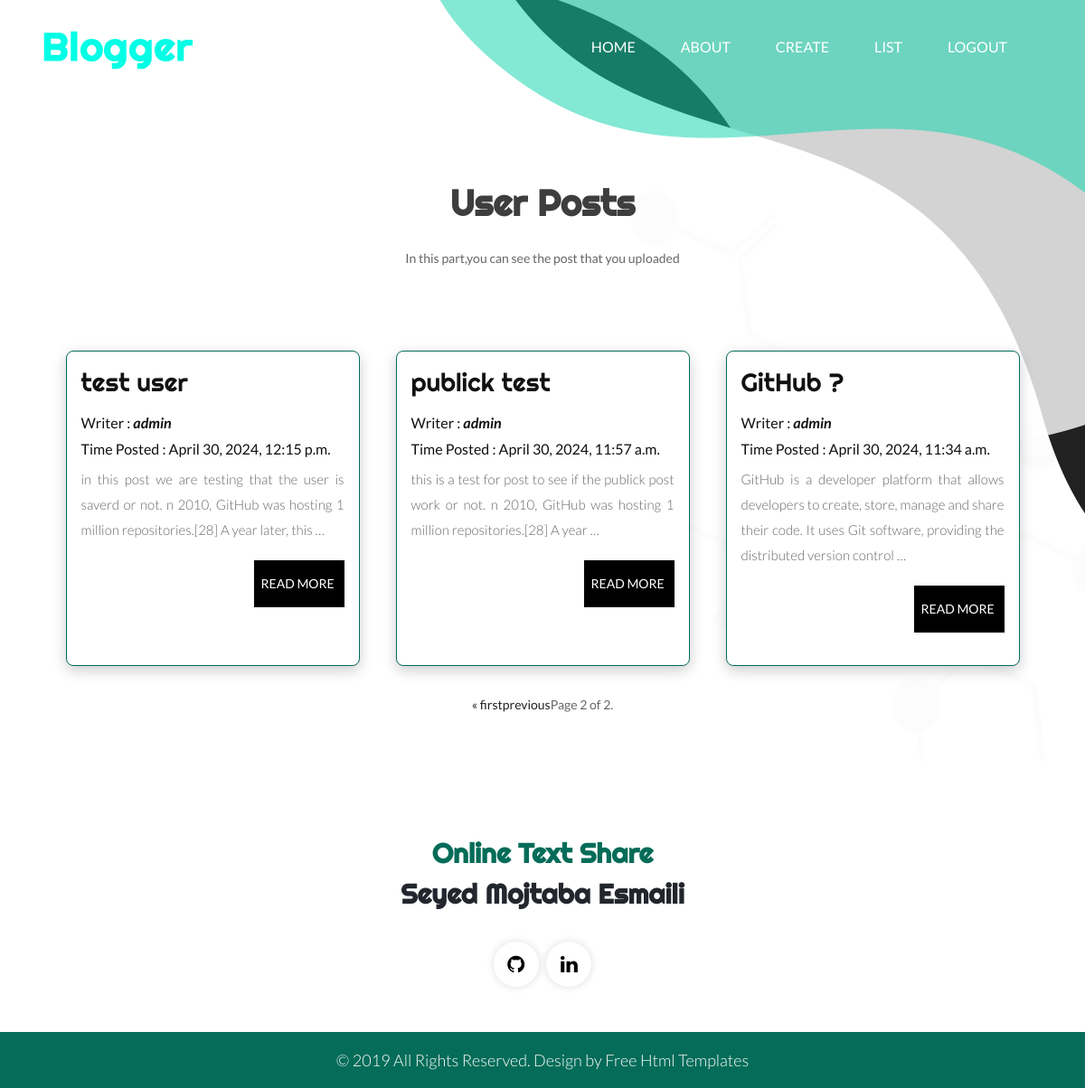
Screenshot of /list_posts/?page=2 (signed in) with the database file from the repository.
### posts/models.py (models this page shows, shortened)
class Post(models.Model):
    title = models.CharField(max_length=100)
    content = models.TextField()
    date_posted = models.DateTimeField(default=timezone.now)
    is_publick = models.BooleanField(default=False)
    user = models.ForeignKey(User,on_delete=models.CASCADE,null=True)
    class Meta:
        ordering = ['-date_posted']

### posts/views.py (the view)
# urls.py: path('list_posts/',UserPostListView.as_view(),name='list_posts'),
class UserPostListView(LoginRequiredMixin,ListView):
    model=Post
    template_name = 'posts/post_list.html'
    context_object_name = 'posts_list'
    paginate_by = 6
    def get_queryset(self):
        if self.request.user.is_staff:           # check if superuser is logedtn, show all posts
            return Post.objects.all()
        return Post.objects.filter(user=self.request.user)         # if regular user,only show the users posts

### posts/templates/posts/post_list.html (shortened to what this page needs)
{% extends "posts/base.html" %}
{% load static %}
{% block content %}
      <div class="blog_main">
         <div class="container">
            <div class="row">
               <div class="col-md-12">
                  <div class="titlepage">
                     <h2>User Posts</h2>
                     <span>In this part,you can see the post that you uploaded</span>
                  </div>
               </div>
            </div>
            <div class='card-container'>
               {% for post in posts_list %}
                     <div class='card'>
                        <div class='card-content'>
                              <h3>{{post.title}}</h3>
                              <h4>Writer : <b><i>{{post.user.username}}</i></b></h4>
                              <h4>Time Posted : {{post.date_posted}}</h4>
                              <p>{{post.content|truncatewords:25}}</p>
                              <a href='/post_detail/{{post.id}}' class='post-btn'>Read More</a>
                        </div>
                     </div>
               {% endfor %}
            </div>
    <div class="pagination">
      {% if page_obj.has_previous %}
          <a href="?page=1">&laquo; first</a>
          <a href="?page={{ page_obj.previous_page_number }}">previous</a>
      {% endif %}
          Page {{ page_obj.number }} of {{ page_obj.paginator.num_pages }}.
</div>
         </div>
      </div>
{% endblock content %}

### posts/static/posts/css/style.css (style rules this page uses)
* { box-sizing: border-box !important; }
html { scroll-behavior: smooth; }
body { color: #666666; font-size: 14px; font-family: 'Lato', sans-serif; line-height: 1.80857; font-weight: normal; }
a { color: #1f1f1f; text-decoration: none !important; outline: none !important; -webkit-transition: all .3s ease-in-out; -moz-transition: all .3s ease-in-out; -ms-transition: all .3s ease-in-out; -o-transition: all .3s ease-in-out; transition: all .3s ease-in-out; }
h1, h2, h3, h4, h5, h6 { letter-spacing: 0; font-weight: normal; position: relative; padding: 0 0 10px 0; font-weight: normal; line-height: normal; color: #111111; margin: 0 }
h2 { font-size: 22px; font-family: 'Righteous', cursive; }
h3 { font-size: 18px; font-family: 'Righteous', cursive; }
h4 { font-size: 16px }
*, *::after, *::before { -webkit-box-sizing: border-box; -moz-box-sizing: border-box; box-sizing: border-box; }
p { margin: 0px; font-weight: 300; font-size: 17px; line-height: 28px; }
a { color: #222222; text-decoration: none; outline: none !important; }
a, .btn { text-decoration: none !important; outline: none !important; -webkit-transition: all .3s ease-in-out; -moz-transition: all .3s ease-in-out; -ms-transition: all .3s ease-in-out; -o-transition: all .3s ease-in-out; transition: all .3s ease-in-out; }
.main-layout { background-repeat: no-repeat; background: url(../images/body_bg.png); }
.titlepage { text-align: center; padding-bottom: 60px; }
.titlepage h2 { font-size: 40px; color: #3e3e3e; line-height: 57px; font-weight: bold; padding: 0; padding-bottom: 20px; }
.blog_main { margin-top: 85px; margin-bottom: 50px; }
.card-container { display: flex; justify-content: center; flex-wrap: wrap; margin-top: 10px; }
.card { width: 325px; border-radius: 8px; border: #046c58 solid 1px; overflow: hidden; box-shadow: 0px 5px 15px rgba(0,0,0,0.2); margin: 20px; }
.card-content { padding: 16px; }
.card-content h3 { font-size: 28px; margin-bottom: 8px; }
.card-content p { color: #666; font-size: 15px; text-align: justify; }
.card-content .post-btn { font-size: 14px; transition: ease-in all 0.5s; background-color: #000; text-transform: uppercase; color: #fff; padding: 13px 8px; float: right; display: block; margin-top: 20px; margin-bottom: 20px; margin-left: 5px; width: 100%; max-width: 100px; }

### rows the page displays
Post: title "test user", user.username "admin", date_posted "April 30, 2024, 12:15 p.m.", content "in this post we are testing that the user is saverd or not. n 2010, GitHub was hosting 1 million repositories.[28] A year later, this …"
Post: title "publick test", user.username "admin", date_posted "April 30, 2024, 11:57 a.m.", content "this is a test for post to see if the publick post work or not. n 2010, GitHub was hosting 1 million repositories.[28] A year …"
Post: title "GitHub ?", user.username "admin", date_posted "April 30, 2024, 11:34 a.m.", content "GitHub is a developer platform that allows developers to create, store, manage and share their code. It uses Git software, providing the distributed version control …"

### other values shown
{{ page_obj.number }} "2"
{{ page_obj.paginator.num_pages }} "2"
